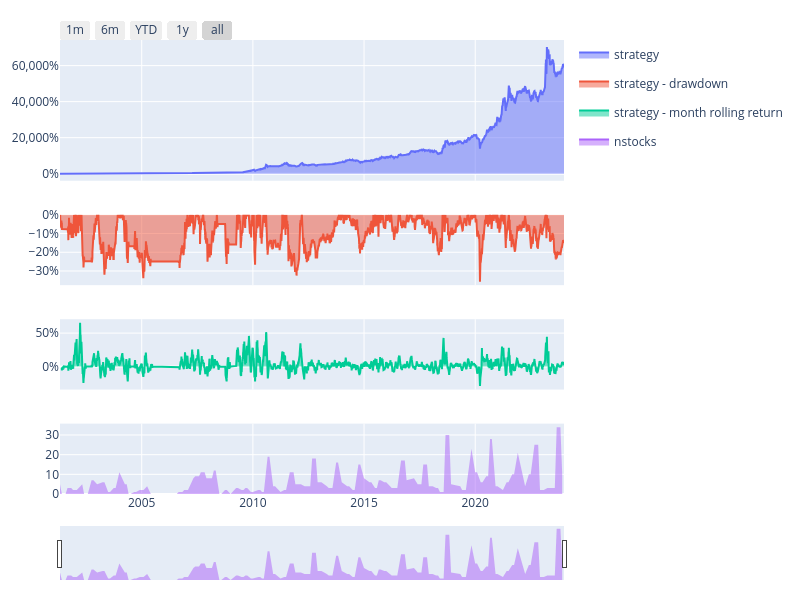
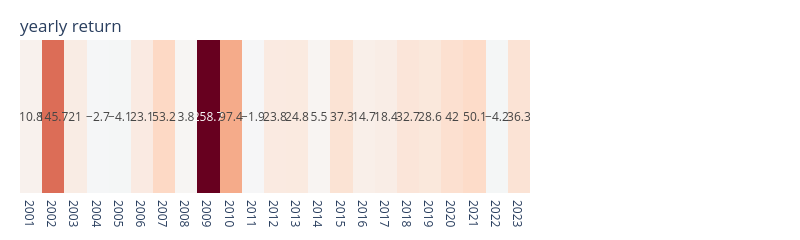
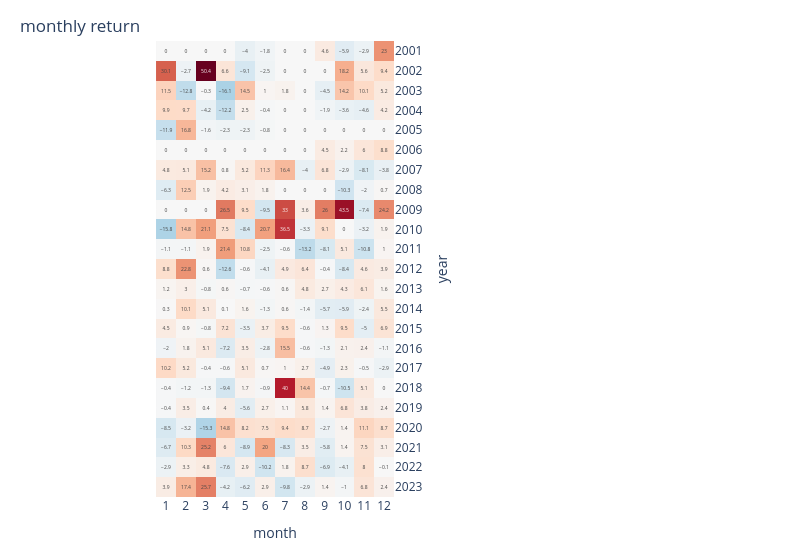

Here is the notebook cell these charts were saved with, in order:
### Markdown cell above
### 圖 B.2　單一策略資產曲線與年度報酬分解

以 CAGR 排名第一的策略為例，展開其完整績效細節：資產淨值曲線、回檔走勢、月報酬分布、持股數量變化與年度報酬分解。

這張圖可用來觀察：績效在時間軸上的分布是否均勻、累積報酬的階段性變化，以及各年度報酬的高低落差與風險樣態。

這一步要回答的是：當系統定位出一組高排名策略後，能否進一步揭露其報酬的時間結構與風險樣態，作為後續往個股層級拆解獲利來源的起點，而不只是給出一個總結數字。

### Code cell
# 取 CAGR 排名第一的策略，展開其完整績效報表（以 rep.display() 呈現）
_df_cagr = df.copy()
_df_cagr["CAGR"] = pd.to_numeric(_df_cagr["CAGR"], errors="coerce")
top1_name = _df_cagr.sort_values("CAGR", ascending=False).iloc[0]["strategy_dir"]

_label = list(report_collections.keys())[0]
top1_rep = report_collections[_label].reports.get(top1_name)
if top1_rep is None:
    # 後備：直接從 4-2 合併後的 Top 集合取第一名
    top1_name, top1_rep = next(iter(combined_top.reports.items()))

print("CAGR 第一名策略：", top1_name)
top1_rep.display()
print(top1_rep.get_stats())

### Figure 1 — Plotly figure (JSON) as saved in the notebook; plotly's stock layout.template omitted (floating-point values rounded to 4 significant figures; data arrays with more than 128 entries replaced by an {"elided": "..."} marker saying what was removed)
{"data": [{"fill": "tozeroy", "legendgroup": "performance", "name": "strategy", "type": "scatter", "x": {"elided": "5596 str values"}, "xaxis": "x", "y": {"elided": "5596 float values"}, "yaxis": "y"}, {"fill": "tozeroy", "legendgroup": "drawdown", "name": "strategy - drawdown", "type": "scatter", "x": {"elided": "5596 str values"}, "xaxis": "x2", "y": {"elided": "5596 float values"}, "yaxis": "y2"}, {"fill": "tozeroy", "legendgroup": "rolling performance", "name": "strategy - month rolling return", "type": "scatter", "x": {"elided": "5596 str values"}, "xaxis": "x3", "y": {"elided": "5596 float values"}, "yaxis": "y3"}, {"fill": "tozeroy", "name": "nstocks", "type": "scatter", "x": {"elided": "5596 str values"}, "xaxis": "x4", "y": {"elided": "5596 int values"}, "yaxis": "y4"}], "layout": {"height": 600, "legend": {"bgcolor": "rgba(0,0,0,0)"}, "margin": {"b": 20, "l": 60, "r": 20, "t": 40}, "width": 800, "xaxis": {"anchor": "y", "domain": [0, 1], "matches": "x4", "showticklabels": false}, "xaxis2": {"anchor": "y2", "domain": [0, 1], "matches": "x4", "showticklabels": false}, "xaxis3": {"anchor": "y3", "domain": [0, 1], "matches": "x4", "showticklabels": false}, "xaxis4": {"anchor": "y4", "domain": [0, 1], "rangeselector": {"buttons": [{"count": 1, "label": "1m", "step": "month", "stepmode": "backward"}, {"count": 6, "label": "6m", "step": "month", "stepmode": "backward"}, {"count": 1, "label": "YTD", "step": "year", "stepmode": "todate"}, {"count": 1, "label": "1y", "step": "year", "stepmode": "backward"}, {"step": "all"}], "x": 0, "y": 1}, "rangeslider": {"thickness": 0.1, "visible": true}, "type": "date"}, "yaxis": {"anchor": "x", "domain": [0.69, 1], "tickformat": ",.0%"}, "yaxis2": {"anchor": "x2", "domain": [0.46, 0.615], "tickformat": ",.0%"}, "yaxis3": {"anchor": "x3", "domain": [0.23, 0.385], "tickformat": ",.0%"}, "yaxis4": {"anchor": "x4", "domain": [0, 0.155]}}}

### Figure 2 — Plotly figure (JSON) as saved in the notebook; plotly's stock layout.template omitted (floating-point values rounded to 4 significant figures)
{"data": [{"coloraxis": "coloraxis", "hovertemplate": "year: %{x}<br>return: %{z}%", "name": "0", "texttemplate": "%{z}", "type": "heatmap", "x": ["2001", "2002", "2003", "2004", "2005", "2006", "2007", "2008", "2009", "2010", "2011", "2012", "2013", "2014", "2015", "2016", "2017", "2018", "2019", "2020", "2021", "2022", "2023"], "xaxis": "x", "yaxis": "y", "z": [[10.8, 145.7, 21, -2.7, -4.1, 23.1, 53.2, 3.8, 258.7, 97.4, -1.9, 23.8, 24.8, 5.5, 37.3, 14.7, 18.4, 32.7, 28.6, 42, 50.1, -4.2, 36.3]]}], "layout": {"coloraxis": {"cmid": 0, "colorbar": {"title": {"text": "return(%)"}}, "colorscale": [[0, "rgb(5,48,97)"], [0.1, "rgb(33,102,172)"], [0.2, "rgb(67,147,195)"], [0.3, "rgb(146,197,222)"], [0.4, "rgb(209,229,240)"], [0.5, "rgb(247,247,247)"], [0.6, "rgb(253,219,199)"], [0.7, "rgb(244,165,130)"], [0.8, "rgb(214,96,77)"], [0.9, "rgb(178,24,43)"], [1, "rgb(103,0,31)"]], "showscale": false}, "height": 120, "margin": {"b": 40, "l": 20, "r": 270, "t": 40}, "title": {"text": "yearly return", "x": 0.025, "yanchor": "top"}, "width": 800, "xaxis": {"anchor": "y", "constrain": "domain", "domain": [0, 1], "scaleanchor": "y"}, "yaxis": {"anchor": "x", "autorange": "reversed", "constrain": "domain", "domain": [0, 1], "visible": false}}}

### Figure 3 — Plotly figure (JSON) as saved in the notebook; plotly's stock layout.template omitted (floating-point values rounded to 4 significant figures; data arrays with more than 128 entries replaced by an {"elided": "..."} marker saying what was removed)
{"data": [{"coloraxis": "coloraxis", "hovertemplate": "year: %{y}<br>month: %{x}<br>return: %{z}%", "name": "0", "texttemplate": "%{z}", "type": "heatmap", "x": ["1", "2", "3", "4", "5", "6", "7", "8", "9", "10", "11", "12"], "xaxis": "x", "y": ["2001", "2002", "2003", "2004", "2005", "2006", "2007", "2008", "2009", "2010", "2011", "2012", "2013", "2014", "2015", "2016", "2017", "2018", "2019", "2020", "2021", "2022", "2023"], "yaxis": "y", "z": {"elided": "23x12 float values"}}], "layout": {"coloraxis": {"cmid": 0, "colorbar": {"title": {"text": "return(%)"}}, "colorscale": [[0, "rgb(5,48,97)"], [0.1, "rgb(33,102,172)"], [0.2, "rgb(67,147,195)"], [0.3, "rgb(146,197,222)"], [0.4, "rgb(209,229,240)"], [0.5, "rgb(247,247,247)"], [0.6, "rgb(253,219,199)"], [0.7, "rgb(244,165,130)"], [0.8, "rgb(214,96,77)"], [0.9, "rgb(178,24,43)"], [1, "rgb(103,0,31)"]], "showscale": false}, "height": 550, "margin": {"b": 40, "l": 20, "r": 270, "t": 40}, "title": {"text": "monthly return", "x": 0.025, "yanchor": "top"}, "width": 800, "xaxis": {"anchor": "y", "constrain": "domain", "domain": [0, 1], "scaleanchor": "y", "title": {"text": "month"}}, "yaxis": {"anchor": "x", "autorange": "reversed", "constrain": "domain", "domain": [0, 1], "side": "right", "title": {"text": "year"}}}}
